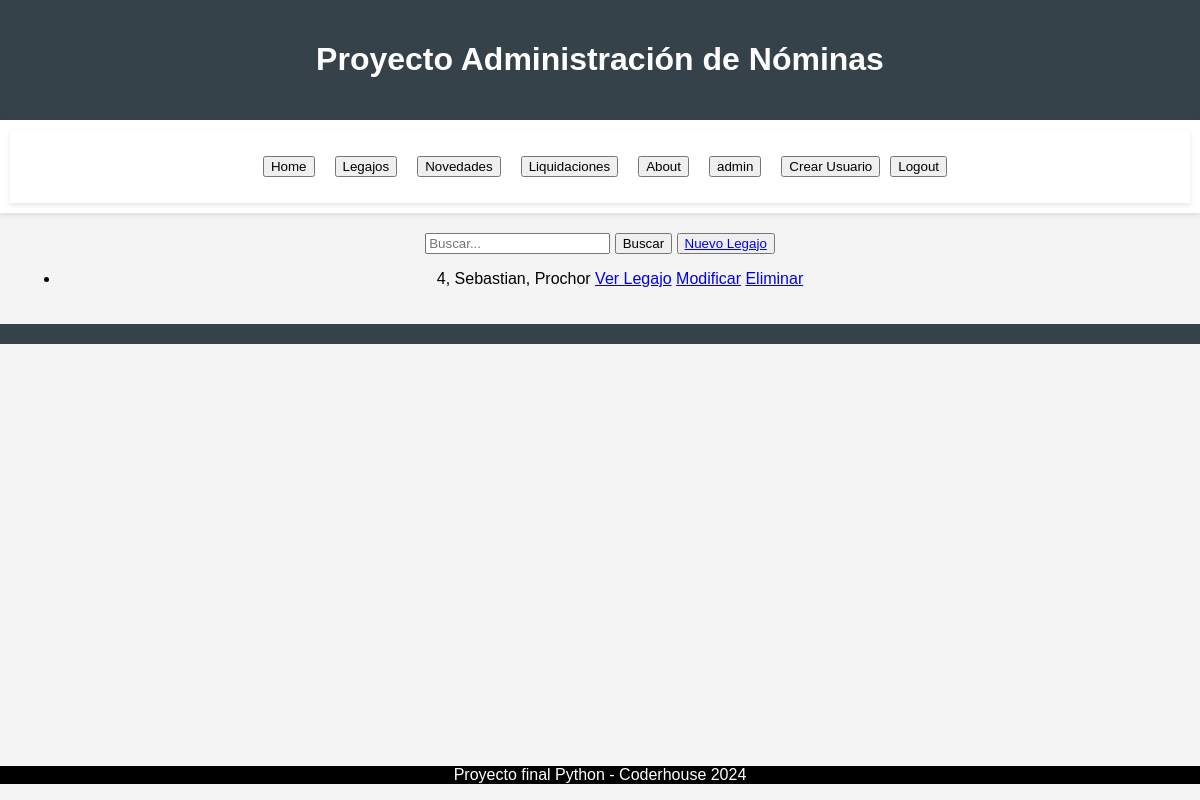
Page /nominas/empleado/list (signed in) on the earlier database version.
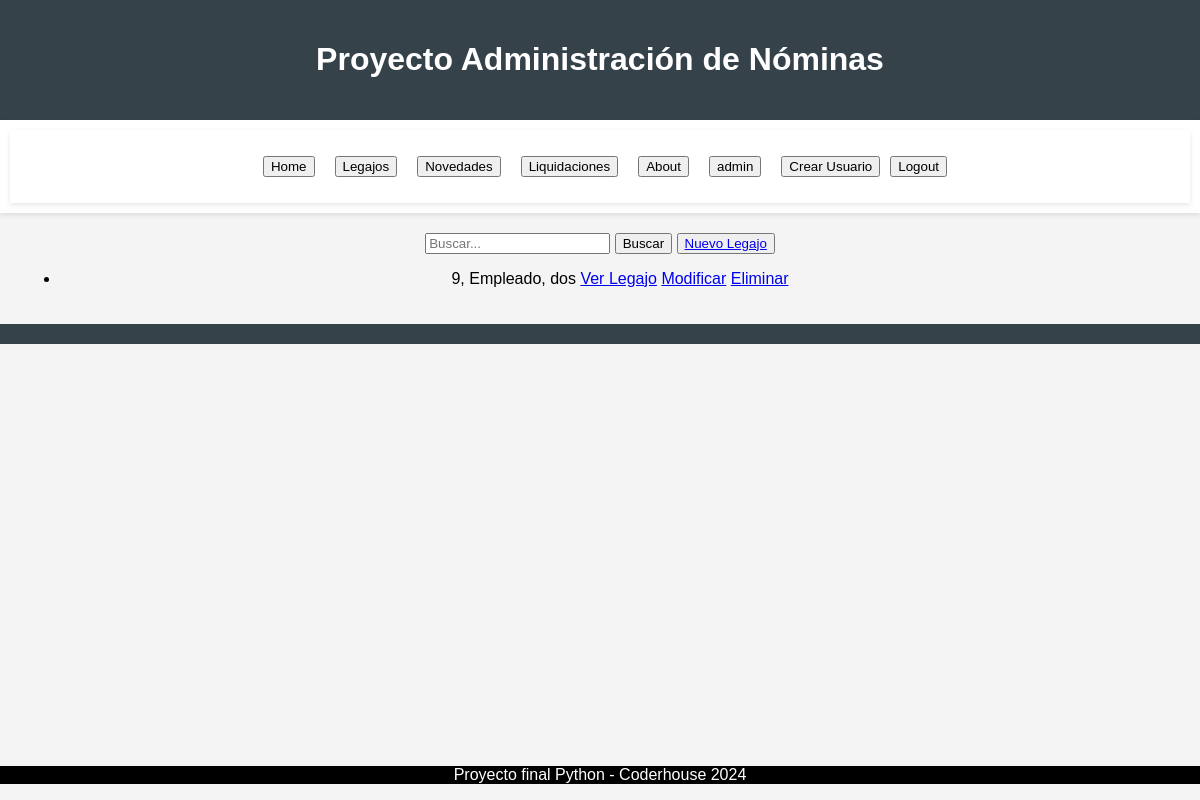
Same page on the later database version.
### nominas/models.py (models this page shows, shortened)
class Empleado(models.Model):
    SEXO_CHOICES = [
        ('M', 'Masculino'),
        ('F', 'Femenino'),
    ]
    ESTADO_CHOICES = [
        ('A', 'Activo'),
        ('P', 'Pasivo'),
    ]
    MOD_CONTRATACION_CHOICES = [
        ('T', 'Temporal'),
        ('P', 'Permanente'),
    ]
    nro_legajo = models.AutoField(primary_key=True)
    nombre_empleado = models.CharField(max_length=50)
    apellido_empleado = models.CharField(max_length=50)
    dni = models.CharField(max_length=8)
    sexo_empleado = models.CharField(max_length=1, choices=SEXO_CHOICES)  # Elección entre Masculino y Femenino
    celular = models.CharField(max_length=30, blank=True, null=True)
    mail = models.CharField(max_length=50, blank=True, null=True)
    fecha_de_nacimiento = models.DateField(verbose_name='Fecha de Nacimiento')
    fecha_de_ingreso = models.DateField()
    fecha_de_egreso = models.DateField(blank=True, null=True)
    estado = models.CharField(max_length=1, choices=ESTADO_CHOICES)  # Elección entre Activo y Pasivo
    nacionalidad = models.CharField(max_length=100)  # Campo para ingresar el país a mano
    mod_contratacion = models.CharField(max_length=1, choices=MOD_CONTRATACION_CHOICES, blank=True, null=True)  # Elección entre Temporal y Permanente
    puesto = models.CharField(max_length=100)
    sueldo = models.DecimalField(max_digits=10, decimal_places=2)
    avatar = models.ImageField(upload_to='avatares', blank=True, null=True)

### nominas/views.py (the view)
# urls.py: path("empleado/list", views.empleado_list, name="empleado_list"),
@login_required
def empleado_list(request):
    query = request.GET.get("q")
    if query:
         empleados = Empleado.objects.filter(
            Q(nombre_empleado__icontains=query) | Q(apellido_empleado__icontains=query)
        )
    else:
        empleados = Empleado.objects.all()
    context = {"object_list": empleados}
    return render(request, "nominas/empleado_list.html", context)

### nominas/templates/nominas/empleado_list.html (shortened to what this page needs)
{% extends 'core/base.html' %}
{% block main %}
    <form action="{% url 'nominas:empleado_list' %}" method="get">
        <input type="text" name="q" placeholder="Buscar...">
        <button type="submit">Buscar</button>
        <button>
            <a href="{% url 'nominas:empleado_form' %}">Nuevo Legajo</a>
        </button>
    </form>
    <ul>
       {% for object in object_list %}
            <li>{{ object.nro_legajo }}, {{ object.nombre_empleado }}, {{ object.apellido_empleado }}
                <a href="{% url 'nominas:empleado_detail' object.nro_legajo %}">Ver Legajo</a>
                <a href="{% url 'nominas:empleado_update' object.nro_legajo %}">Modificar</a>
                <a href="{% url 'nominas:empleado_delete' object.nro_legajo %}">Eliminar</a>
            </li>
    {% empty %}
        <p>No hay registros.</p>
    {% endfor %}
    </ul>
{% endblock main %}

### core/templates/core/base.html (shortened to what this page needs)
<!DOCTYPE html>
<html lang="es">
<head>
    {% load static %}
    <link rel="stylesheet" type="text/css" href="{% static 'css/styles.css' %}">
</head>
<body>
    <header>
        <h1>Proyecto Administración de Nóminas</h1>
    </header>
    <nav>
        {% include 'core/componentes/navbar.html' %}
    </nav>
    <main>
        {% block main %}
        {% endblock main %}
    </main>
    <footer>
        {% include 'core/componentes/footer.html' %}
    </footer>
</body>
</html>

### core/templates/core/componentes/navbar.html (shortened to what this page needs)
<nav>
    <ul style="display: flex; justify-content: center; list-style-type: none; padding: 0;">
        <li><a href="{% url 'core:index' %}"><button>Home</button></a></li>
        {% if user.is_authenticated %}
            <li><a href="{% url 'nominas:empleado_list' %}"><button>Legajos</button></a></li>
            <li><a href="{% url 'nominas:novedad_list' %}"><button>Novedades</button></a></li>
            <li><a href="{% url 'nominas:liquidacion_list' %}"><button>Liquidaciones</button></a></li>
            <li><a href="{% url 'core:about' %}"><button>About</button></a></li>
            <li><a href="{% url 'core:profile' %}"><button>{{ user.username }}</button></a></li>
            <li><a href="{% url 'core:register' %}"><button>Crear Usuario</button></a></li>
            <li>
                <form action="{% url 'core:logout' %}" method="post" style="margin: 0; display: inline;">
                    <button type="submit">Logout</button>
                </form>
            </li>
        {% else %}
            <li><a href="{% url 'core:login' %}"><button>Login</button></a></li>
        {% endif %}
    </ul>
</nav>

### core/templates/core/componentes/footer.html
<p style="position: fixed; bottom: 0; left: 0; right: 0; background-color: black; color: white; text-align: center;">
    Proyecto final Python - Coderhouse 2024
</p>

### core/static/css/styles.css (style rules this page uses)
body { font-family: Arial, sans-serif; margin: 0; padding: 0; background-color: #f4f4f4; }
header { background-color: #35424a; color: #ffffff; padding: 20px; text-align: center; }
nav { background-color: #ffffff; padding: 10px; box-shadow: 0 2px 5px rgba(0,0,0,0.1); }
nav a { margin: 0 10px; text-decoration: none; color: #35424a; }
main { padding: 20px; text-align: center; }
footer { background-color: #35424a; color: #ffffff; padding: 10px; text-align: center; position: relative; bottom: 0; width: 100%; }

Differences in the rows shown:
removed Empleado: nro_legajo "4", nombre_empleado "Sebastian", apellido_empleado "Prochor"
added Empleado: nro_legajo "9", nombre_empleado "Empleado", apellido_empleado "dos"
